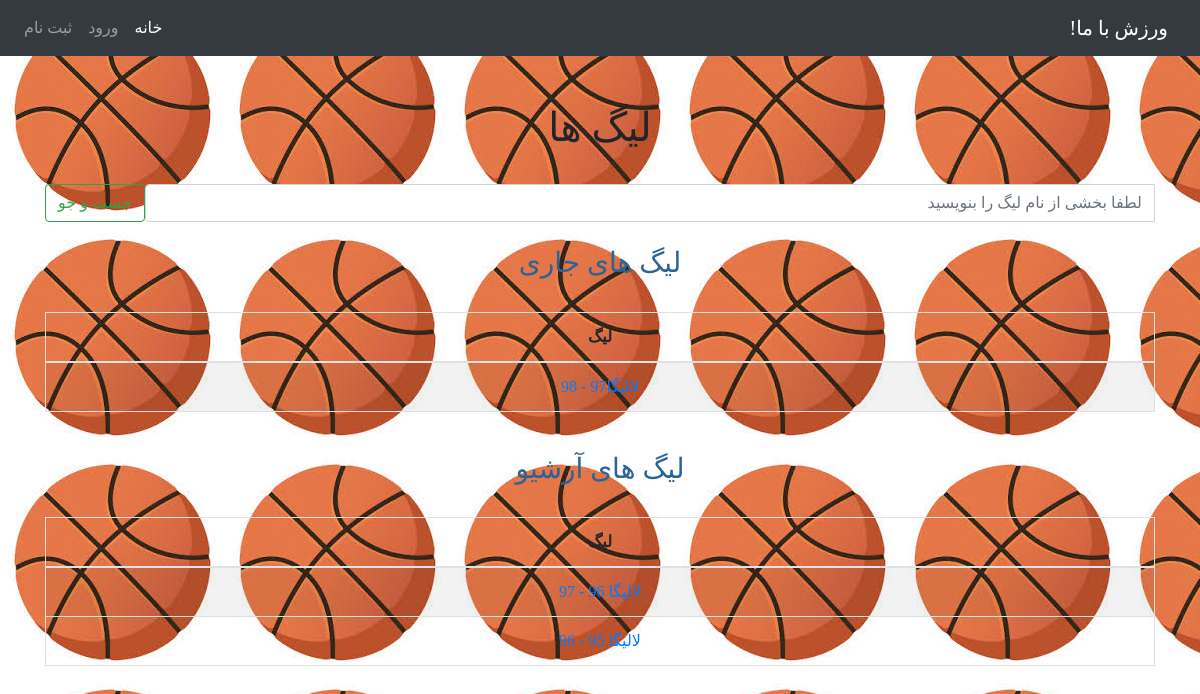
Screenshot of /football/leagues with the database file from the repository.
### sport/models/football_models.py (models this page shows)
class FootballLeague(League):
    class Meta:
        verbose_name = _('لیگ فوتبال')
        verbose_name_plural = _('لیگ های فوتبال')

### sport/views/football_views.py (the view)
# urls.py: path('football/leagues', football_leagues, name='football_leagues'),
def football_leagues(request):
    current_year = timezone.now().year
    current_year = int(current_year)
    current_leagues = FootballLeague.objects.filter(year__gte=current_year-1922)
    archive_leagues = FootballLeague.objects.filter(year__lt=current_year-1922).order_by('-year')
    if request.POST:
        current_leagues = filter_leagues_by_text(current_leagues, request.POST["part_of_league"])
        archive_leagues = filter_leagues_by_text(archive_leagues, request.POST['part_of_league'])
    context = {
        'current_leagues': current_leagues,
        'archive_leagues': archive_leagues
    }
    return render(request, 'sport/football/football_leagues.html', context)

### sport/templates/sport/football/football_leagues.html (shortened to what this page needs)
{% extends 'base.html' %}
{% block content %}
    <head>
    </head>
    <body background="/sport/templates/sport/basketball/leagues_bg.jpg">
    <br><br>
    <h1>
        لیگ ها
    </h1>
    <br>
    <div class="container">
        <form action="{% url 'sport:football_leagues' %}" method="post">
            <div class="input-group">
                <input type="text" name="part_of_league" class="form-control"
                       placeholder="لطفا بخشی از نام لیگ را بنویسید">
                <div class="input-group-btn">
                    <button type="submit" class="btn btn-outline-success">جست و جو</button>
                </div>
            </div>
        </form>
    </div>
    <br>
    <div class="container">
        <h3>لیگ های جاری</h3><br>
        {% if current_leagues %}
            <table class="table table-bordered table-striped">
                <thead>
                <tr>
                    <th>لیگ</th>
                </tr>
                </thead>
                <tbody>
                {% for l in current_leagues %}
                    <tr>
                        <td>
                            <a href="{% url 'sport:league_detail_football' l.id %}">{{ l.name }}{{ l.year }}
                                - {{ l.year|add:1 }}</a>
                        </td>
                    </tr>
                {% endfor %}
                </tbody>
            </table>
        {% else %}
            <p>هیچ لیگ جاری وجود ندارد! </p>
        {% endif %}
    </div>
    <br>
    <div class="container">
        <h3>لیگ های آرشیو</h3><br>
        {% if archive_leagues %}
            <table class="table table-bordered table-striped">
                <thead>
                <tr>
                    <th>لیگ</th>
                </tr>
                </thead>
                <tbody>
                {% for l in archive_leagues %}
                    <tr>
                        <td>
                            <a href="{% url 'sport:league_detail_football' l.id %}">{{ l.name }} {{ l.year }}
                                - {{ l.year|add:1 }}</a>
                        </td>
                    </tr>
                {% endfor %}
                </tbody>
            </table>
        {% else %}
            <p>هیچ لیگ آرشیوی وجود ندارد</p>
        {% endif %}
    </div>
    </body>
{% endblock %}

### sport/templates/sport/football/football_leagues.html (style rules this page uses)
h3 { color: #2a6496; }

### rows the page displays
FootballLeague: name "لالیگا", year|add "98"
FootballLeague: name "لالیگا", year "96", year|add "97"
FootballLeague: name "لالیگا", year|add "96"
